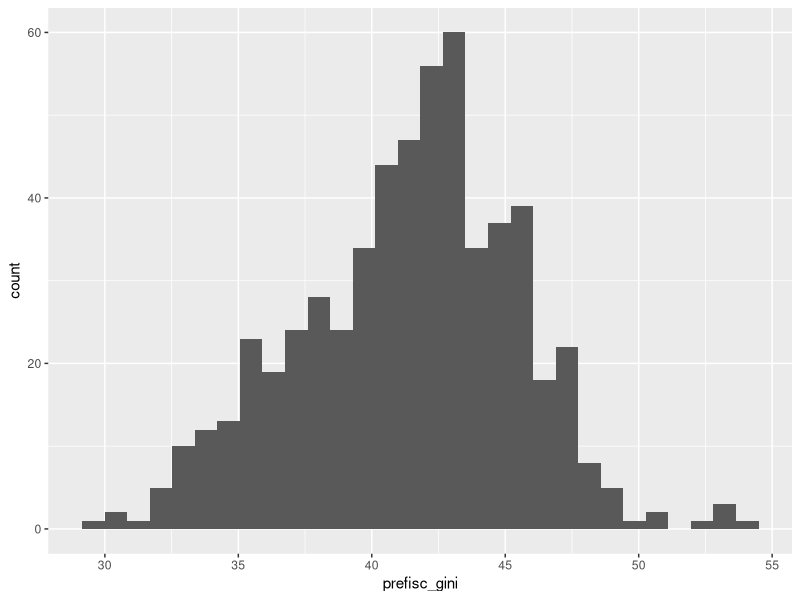
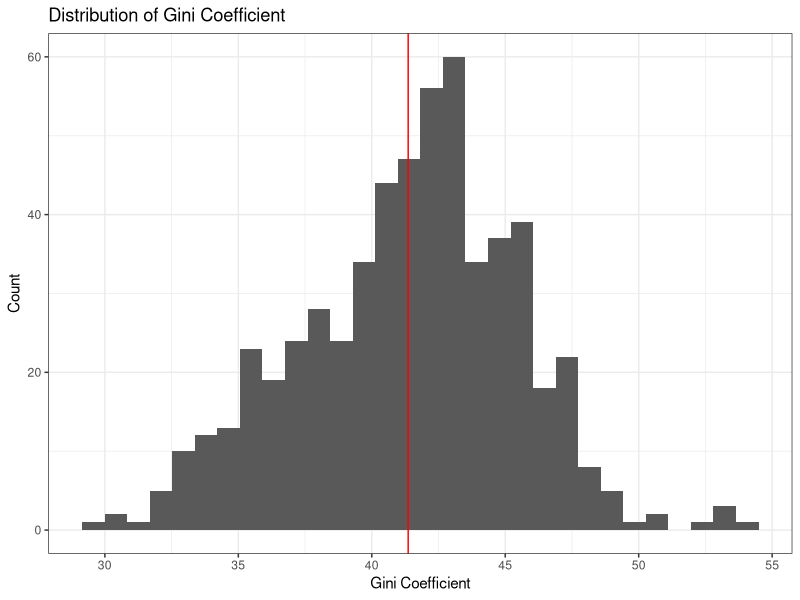
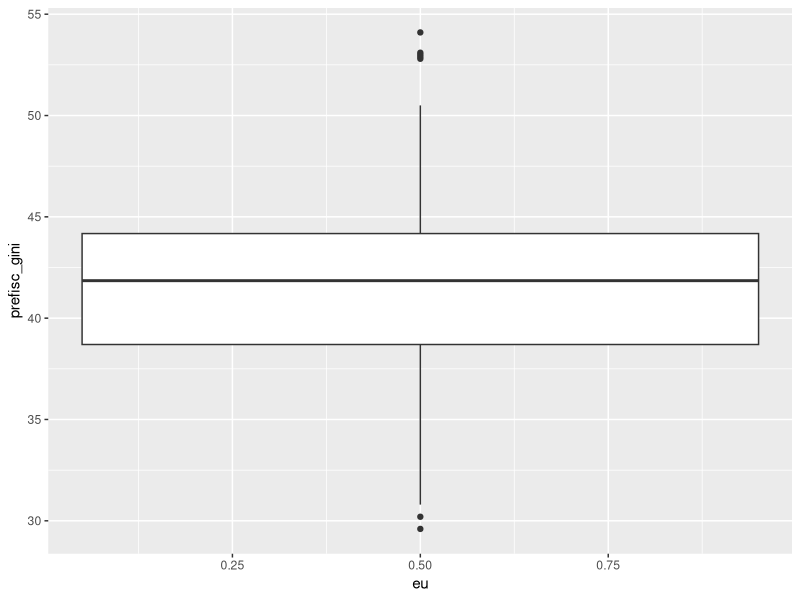
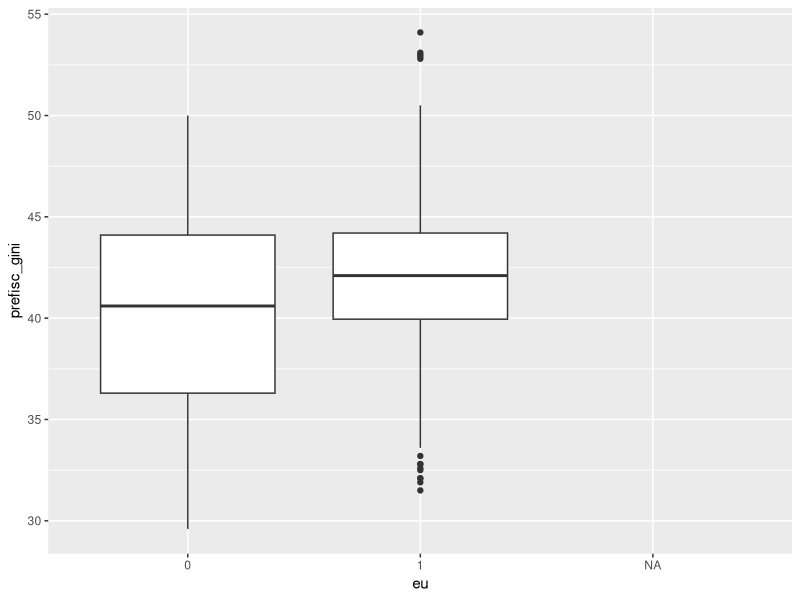

The R source for these figures, in order:
## ---- chunk 1
library(readxl)

cpds = read_excel("data/cpds.xlsx")
## ---- chunk 2
library(tidyverse)
## ---- chunk 3
cpds_subset = cpds %>%
  select(year, country, prefisc_gini, eu, openc, poco) 
## ---- chunk 4
head(cpds_subset)
## ---- chunk 5
ggplot(cpds_subset) +
  geom_histogram(aes(x = prefisc_gini)) 
## ---- chunk 6
mean(cpds_subset$prefisc_gini, na.rm = TRUE)
## ---- chunk 7
ggplot(cpds_subset) +
  geom_histogram(aes(x = prefisc_gini))  +
  geom_vline(xintercept = mean(cpds_subset$prefisc_gini, na.rm = TRUE), color = "red") +
  theme_bw() +
  labs(x = "Gini Coefficient",
       y = "Count",
       title = "Distribution of Gini Coefficient")
## ---- chunk 8
ggplot(cpds_subset) +
  geom_boxplot(aes(y = prefisc_gini, x = eu)) 
## ---- chunk 9
cpds_subset %>%
  mutate(eu = as.factor(eu)) %>%
  ggplot() +
  geom_boxplot(aes(y = prefisc_gini, x = eu)) 
